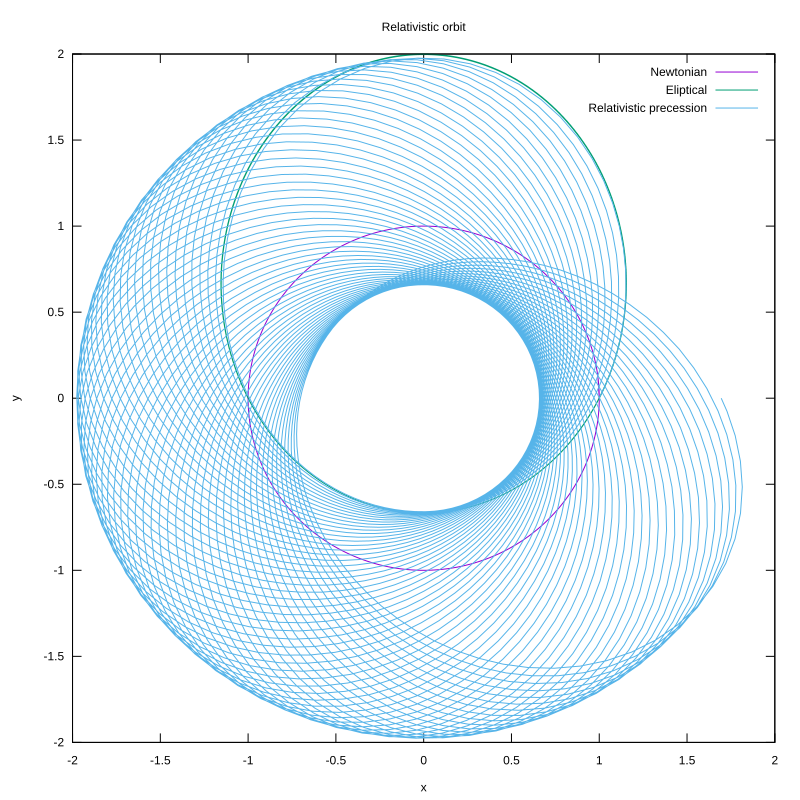

Write the gnuplot code that produced this figure.
set terminal svg size 800,800

data = ARG1

set xlabel "x"
set ylabel "y"
set title "Relativistic orbit" 

plot [-2:2][-2:2] data index 0 using (1/$2)*cos($1):(1/$2)*sin($1) with lines title "Newtonian",\
		data index 1 using (1/$2)*cos($1):(1/$2)*sin($1) with lines title "Eliptical",\
		data index 2 using (1/$2)*cos($1):(1/$2)*sin($1) with lines title "Relativistic precession"
